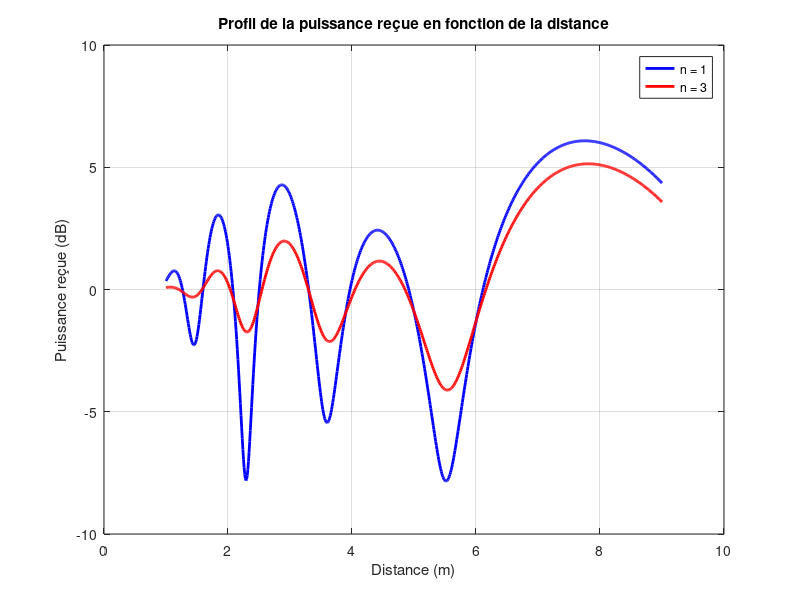

Recreate this plot in MATLAB.
% Paramètres du problème
f = 893e6; % Fréquence de fonctionnement en Hz
c = 3e8; % Vitesse de la lumière en m/s
h_antenna = 1.5; % Hauteur des antennes en m
wall_antenna = 2; % Distance de l'antenne aux murs latéraux en m
epsilon_floor = 12; % Permittivité relative du plancher
epsilon_wall = 3; % Permittivité relative des murs
%%%%%%%%%%%%%%%%%

% Distance de 1m à 9m avec une incrémentation de 1cm
distances = 1:0.01:9; 

% Calcul de la puissance reçue normalisée en tenant compte de la réflexion sur le plancher et les murs
received_power_dB_n1 = zeros(size(distances)); % Pour n = 1
received_power_dB_n3 = zeros(size(distances)); % Pour n = 3

for i = 1:length(distances)
    d = distances(i); % Distance entre les antennes
    lambda = c / f; % Longueur d'onde
    
    % Calcul de delta_l_floor (différence de chemin avec le plancher)
    delta_l_floor = d * sqrt(1 + (1/2) * ((2*h_antenna) / d)^2) - d * sqrt(1 + (1/2) * ((h_antenna-h_antenna) / d)^2);

    
    % Calcul de delta_phi_floor (angle de phase avec le plancher)
    delta_phi_floor = (2 * pi * delta_l_floor) / lambda;
    
    % Calcul de psi_floor (angle entre l'axe de l'antenne et le plan horizontal au niveau du plancher)
    psi_floor = atan2(h_antenna, d/2);
    G_n1_floor = (cos(psi_floor))^1; % Diagramme de rayonnement pour n = 1
    G_n3_floor = (cos(psi_floor))^3; % Diagramme de rayonnement pour n = 3
    
    % Calcul de theta_floor (angle d'incidence avec le plancher)
    theta_floor = pi/2 - psi_floor;
    
    % Calcul du coefficient de réflexion avec le plancher (R_floor)
    R_floor = ((epsilon_floor * cos(theta_floor)) - sqrt(epsilon_floor - (sin(theta_floor))^2)) / ...
              ((epsilon_floor * cos(theta_floor)) + sqrt(epsilon_floor - (sin(theta_floor))^2));
            %%%%%%%%%%%%%%%%%%%%%%%%%%%%%%%%%%%%%%%%%%%%%%%%%%%%%%%%%%%%%%%%%%%%%%%%%

    % Calcul de delta_l_wall (différence de chemin avec les murs)
    delta_l_wall1 = d * sqrt(1 + (1/2) * ((2*wall_antenna) / d)^2) - d * sqrt(1 + (1/2) * ((wall_antenna-wall_antenna) / d)^2);
    
    % Calcul de delta_phi_wall (angle de phase avec les murs)
    delta_phi_wall1 = (2 * pi * delta_l_wall1) / lambda;
    
    % Calcul de psi_wall (angle entre l'axe de l'antenne et le plan horizontal au niveau des murs)
    psi_wall1 = atan2(wall_antenna, d/2);
    G_n1_wall1 = (cos(psi_wall1))^1; % Diagramme de rayonnement pour n = 1
    G_n3_wall1 = (cos(psi_wall1))^3; % Diagramme de rayonnement pour n = 3
    
    % Calcul de theta_wall (angle d'incidence avec les murs)
    theta_wall1 = pi/2 - psi_wall1;
    
    % Calcul des coefficients de réflexion avec les murs (R_wall)
    R_wall1 = ((cos(theta_wall1)) - sqrt(epsilon_wall - (sin(theta_wall1))^2)) / ...
             ((cos(theta_wall1)) + sqrt(epsilon_wall - (sin(theta_wall1))^2));
         %%%%%%%%%%%%%%%%%%%%%%%%%%%%%%%%%%%%%%%%%%%%%%%%%%%%%%%%%%%%%%%%%
    % Calcul de delta_l_wall (différence de chemin avec les murs)
    %delta_l_wall2 = 2 * (wall_antenna * wall_antenna) / d;
    delta_l_wall2 = d * sqrt(1 + (1/2) * ((2*wall_antenna) / d)^2) - d * sqrt(1 + (1/2) * ((wall_antenna-wall_antenna) / d)^2);
    
    % Calcul de delta_phi_wall (angle de phase avec les murs)
    delta_phi_wall2 = (2 * pi * delta_l_wall2) / lambda;
    
    % Calcul de psi_wall (angle entre l'axe de l'antenne et le plan horizontal au niveau des murs)
    psi_wall2 = atan2(wall_antenna, d/2);
    G_n1_wall2 = (cos(psi_wall2))^1; % Diagramme de rayonnement pour n = 1
    G_n3_wall2 = (cos(psi_wall2))^3; % Diagramme de rayonnement pour n = 3
    
    % Calcul de theta_wall (angle d'incidence avec les murs)
    theta_wall2 = pi/2 - psi_wall2;
    
    % Calcul des coefficients de réflexion avec les murs (R_wall)
    R_wall2 = ((cos(theta_wall2)) - sqrt(epsilon_wall - (sin(theta_wall2))^2)) / ...
             ((cos(theta_wall2)) + sqrt(epsilon_wall - (sin(theta_wall2))^2));
    
           %%%%%%%%%%%%%%%%%%%%%%%%%%%%%%%%%%%%%%%%%%%%%%%%%%%%%%%%%%%%%%%%%
    % Calcul de la magnitude de e
    e_n1_sur_e0 = (1 + G_n1_floor * R_floor * exp(-1i * delta_phi_floor) + G_n1_wall1 * R_wall1 * exp(-1i * delta_phi_wall1) + ...
    G_n1_wall2 * R_wall2 * exp(-1i * delta_phi_wall2)) ;

    e_n3_sur_e0 = (1 + G_n3_floor * R_floor * exp(-1i * delta_phi_floor) + G_n3_wall1 * R_wall1 * exp(-1i * delta_phi_wall1) + ...
    G_n3_wall2 * R_wall2 * exp(-1i * delta_phi_wall2)) ;
    
    % Calcul de la puissance reçue normalisée en dB pour n = 3
    received_power_dB_n1(i) = 10 * log10(abs(e_n1_sur_e0)^2);
    received_power_dB_n3(i) = 10 * log10(abs(e_n3_sur_e0)^2);
end

% Dessiner le profil de la puissance reçue en fonction de la distance
figure;
plot(distances, received_power_dB_n1, 'b', 'LineWidth', 2);
hold on;
plot(distances, received_power_dB_n3, 'r', 'LineWidth', 2);
xlabel('Distance (m)');
ylabel('Puissance reçue (dB)');
title('Profil de la puissance reçue en fonction de la distance');
legend('n = 1', 'n = 3');
grid on;
hold off;
